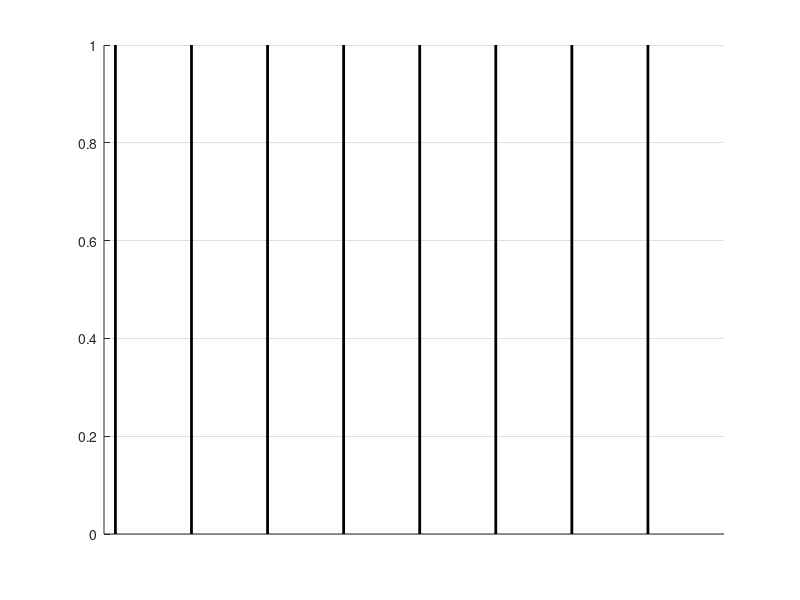

Source code (MATLAB):
matdir = 'C:\Users\eduardo\Documents\proyectos\rotacion\matfiles\frates';
matfiles = dir([matdir, '\*.mat']);
close all
figure
set(gcf, 'windowstyle', 'docked')
hold on
gspace = [0,2,4,6,8,10,12,14];
samples = -0.3:0.05:1.3;

for f = 1:length(matfiles)
    load([matdir,'\',matfiles(f).name])
    for p = 1:8
    plot(samples+gspace(p),nanmean(cell2mat(frates(1:6,p))),'r')
    plot(samples+gspace(p),nanmean(cell2mat(frates(7:12,p))),'b')
    end
   
end

      
set(gca,'xlim',[-0.3,16])
set(gca,'ygrid','on','xtick',[])

%%
labels = {'Wait',...
          'Touch Cue',...
          'Reach',...
          'Contact',...
          'Stimulus Start',...
          'Stimulus End',...
          'Reach Back',....
          'Targets On'};
ylim = get(gca,'ylim');
for l = 1:length(gspace)
     line([gspace(l),gspace(l)], [ylim(1),ylim(2)], 'color','k', 'linewidth',2)
     text(gspace(l)-0.1,ylim(2)+5,labels{l})
end